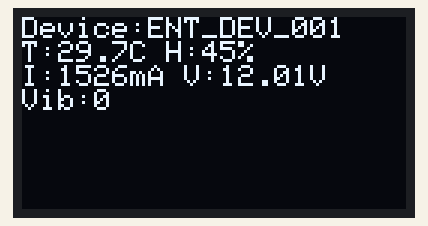
Recording of a program running on a simulated ESP32. Parts: 128×64 one-colour display. WiFi joins after 1.5 s; servers stay silent unless stated; random numbers use the default seed unless the program sets one; no MQTT or app messages arrive unless stated; what the program prints to the serial monitor is not drawn.

Above: at 3.1 s.
At 6.1 s:
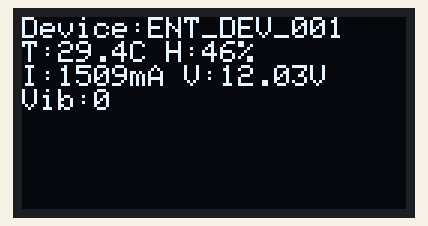
At 9.1 s:
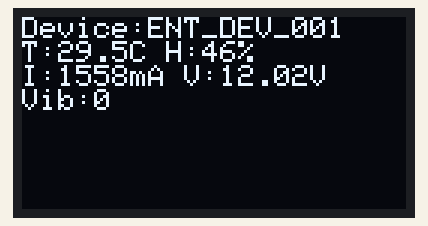
At 18.1 s:
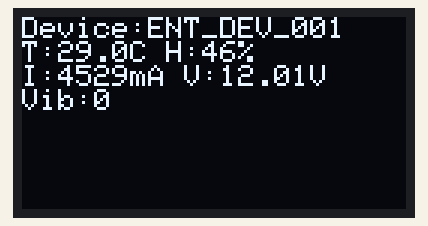
At 27.1 s:
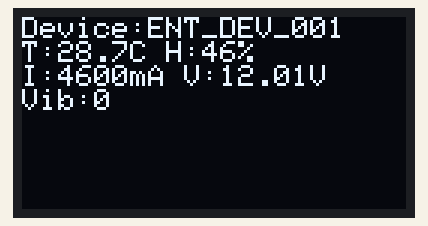
At 36.1 s:
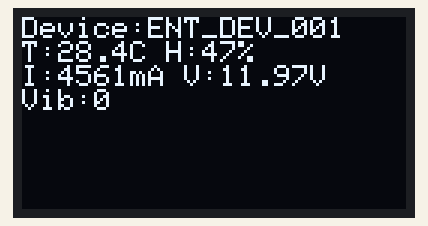

Measured:
- what the display in image 0 shows lasts 3.0 s, from 3.1 s to 6.1 s

The program:

main.cpp
```cpp
// src/main.cpp (mock-mode)
#include <Arduino.h>
#include <Wire.h>
#include <WiFi.h>
#include <PubSubClient.h>
#include <Adafruit_SSD1306.h>
#include <DHT.h>

#include "wifi_config.h"

// Use mock sensors if true
#define MOCK_MODE true

// ---------- config (reuse your pins if needed) ----------
#define DHTPIN 15
#define DHTTYPE DHT22
DHT dht(DHTPIN, DHTTYPE);

#define SCREEN_WIDTH 128
#define SCREEN_HEIGHT 64
#define OLED_RESET -1
Adafruit_SSD1306 display(SCREEN_WIDTH, SCREEN_HEIGHT, &Wire, OLED_RESET);

WiFiClient espClient;
PubSubClient mqttClient(espClient);

unsigned long lastPublish = 0;
const unsigned long PUBLISH_INTERVAL = 3000UL; // publish every 3s in mock mode

// random generator helper
float randf(float a, float b){ return a + ((float)random(0,10000)/10000.0f)*(b-a); }

// Simulated state
float sim_temp = 30.0f;
float sim_hum = 45.0f;
float sim_current_mA = 1500.0f;
float sim_voltage = 12.0f;
int sim_vib = 0;

void connectWiFi(){
  if (WiFi.status() == WL_CONNECTED) return;
  Serial.print("Connecting to WiFi ");
  Serial.println(WIFI_SSID);
  WiFi.begin(WIFI_SSID, WIFI_PASS);
  unsigned long start = millis();
  while (WiFi.status()!=WL_CONNECTED){
    delay(200);
    Serial.print(".");
    if (millis()-start>15000) { Serial.println("\nWiFi failed (mock continues)"); return; }
  }
  Serial.println("\nWiFi connected (mock).");
}

void connectMQTT(){
  if (mqttClient.connected()) return;
  mqttClient.setServer(MQTT_SERVER, MQTT_PORT);
  Serial.print("Connecting MQTT...");
  if (mqttClient.connect(DEVICE_ID)) Serial.println("ok");
  else Serial.println("failed (mock continues)");
}

void showOnOLED(float t,float h,float i,float v,int vib){
  if (!display.begin(SSD1306_SWITCHCAPVCC,0x3C)) return;
  display.clearDisplay();
  display.setTextSize(1); display.setTextColor(SSD1306_WHITE); display.setCursor(0,0);
  display.printf("Device:%s\nT:%.1fC H:%.0f%%\nI:%.0fmA V:%.2fV\nVib:%d\n", DEVICE_ID, t, h, i, v, vib);
  display.display();
}

void setup(){
  Serial.begin(115200);
  delay(200);
  randomSeed(analogRead(0));

  // init simulated sensors only if real ones not available
  if (!MOCK_MODE) dht.begin();
  // init display (optional)
  display.begin(SSD1306_SWITCHCAPVCC, 0x3C);
  display.clearDisplay(); display.display();

  connectWiFi(); connectMQTT();
  Serial.println("Mock firmware ready.");
}

void publishJSON(float t, float h, int vib, float imA, float vbus){
  char payload[512];
  unsigned long nowS = (unsigned long)(millis()/1000);
  snprintf(payload,sizeof(payload),
    "{\"device_id\":\"%s\",\"ts\":%lu,\"temp_c\":%.2f,\"humidity_pct\":%.2f,"
    "\"vibration\":%d,\"current_mA\":%.2f,\"voltage_v\":%.2f}",
    DEVICE_ID, nowS, t, h, vib, imA, vbus );
  Serial.println(payload);
  if (mqttClient.connected()) mqttClient.publish(MQTT_TOPIC, payload);
}

void loop(){
  if (WiFi.status()!=WL_CONNECTED) connectWiFi();
  if (!mqttClient.connected()) connectMQTT();
  mqttClient.loop();

  unsigned long now = millis();
  if (now - lastPublish >= PUBLISH_INTERVAL){
    lastPublish = now;

    if (MOCK_MODE){
      // random walk + occasional spike
      sim_temp += randf(-0.3, 0.3);
      sim_hum += randf(-0.5, 0.5);
      sim_current_mA += randf(-50, 50);
      sim_voltage += randf(-0.03, 0.03);
      // random vibration event
      sim_vib = (random(0,100) > 95) ? 1 : 0;
      // occasional big spike
      if (random(0,1000) > 985) sim_current_mA *= 3.0f;

      publishJSON(sim_temp, sim_hum, sim_vib, sim_current_mA, sim_voltage);
      showOnOLED(sim_temp, sim_hum, sim_current_mA, sim_voltage, sim_vib);
    } else {
      // real sensor code (left minimal so it builds without hardware)
      float t = dht.readTemperature();
      float h = dht.readHumidity();
      int vib = 0; float i=0.0f, v=0.0f;
      publishJSON(t,h,vib,i,v);
      showOnOLED(t,h,i,v,vib);
    }
  }
  delay(10);
}
```

wifi_config.h
```cpp
#pragma once

// Replace with your credentials (do NOT commit)
#define WIFI_SSID "Your_SSID"
#define WIFI_PASS "Your_PASSWORD"

#define MQTT_SERVER "192.168.1.100"
#define MQTT_PORT   1883
#define MQTT_TOPIC  "ent/device/ENT_DEV_001/telemetry"
#define DEVICE_ID   "ENT_DEV_001"
```
